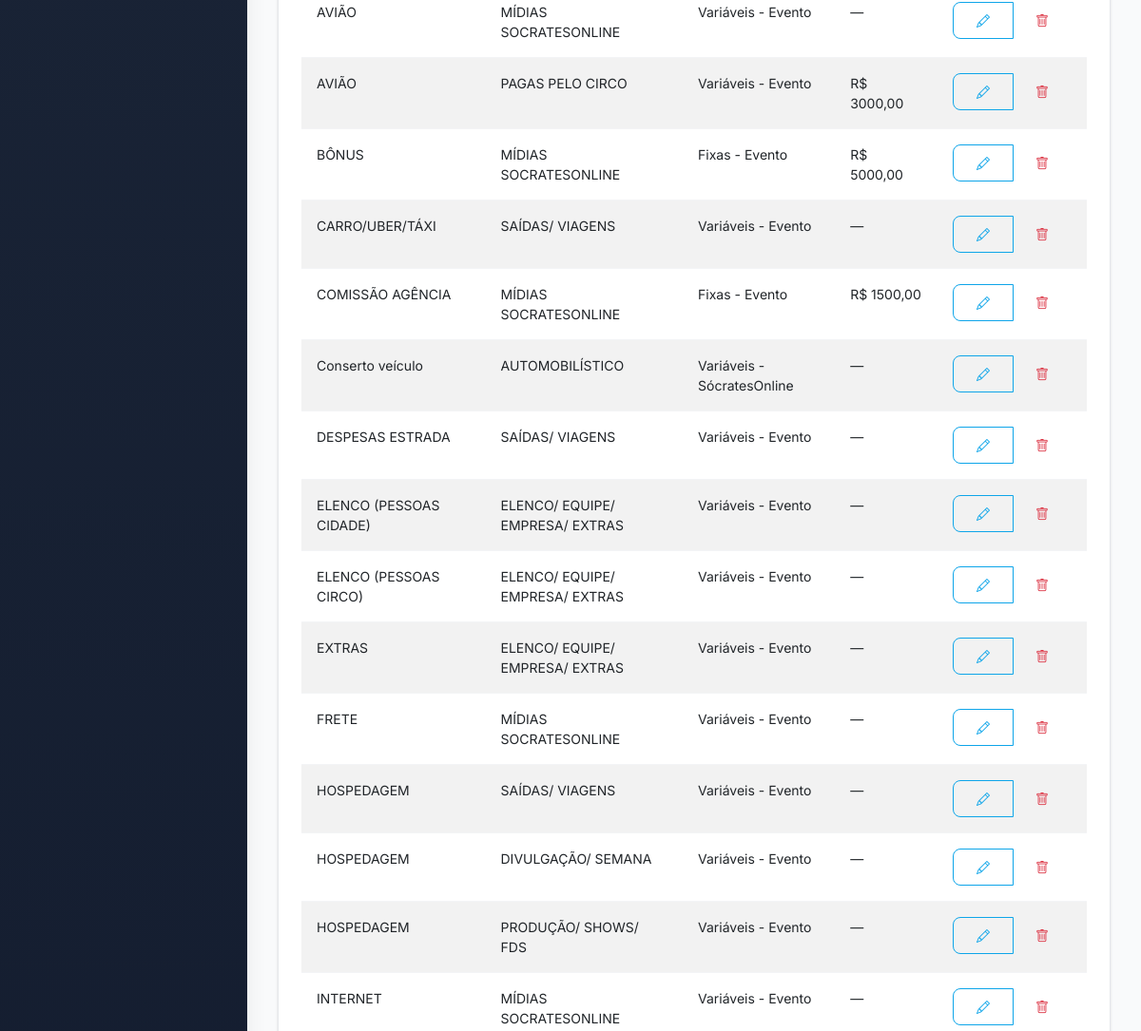
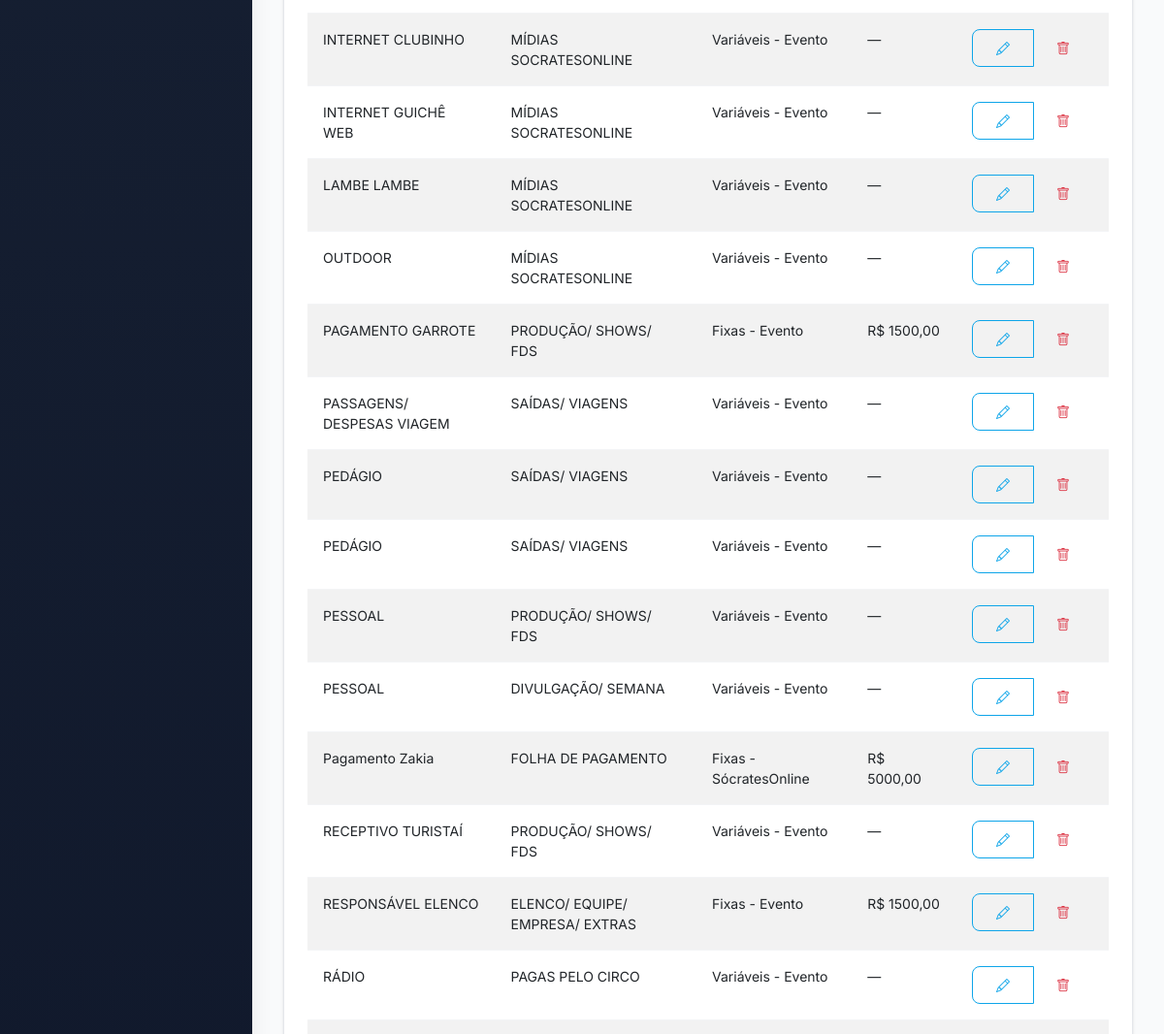
Before: /cadastros/despesas (middle part) with the older database file (2 pictures, top to bottom).
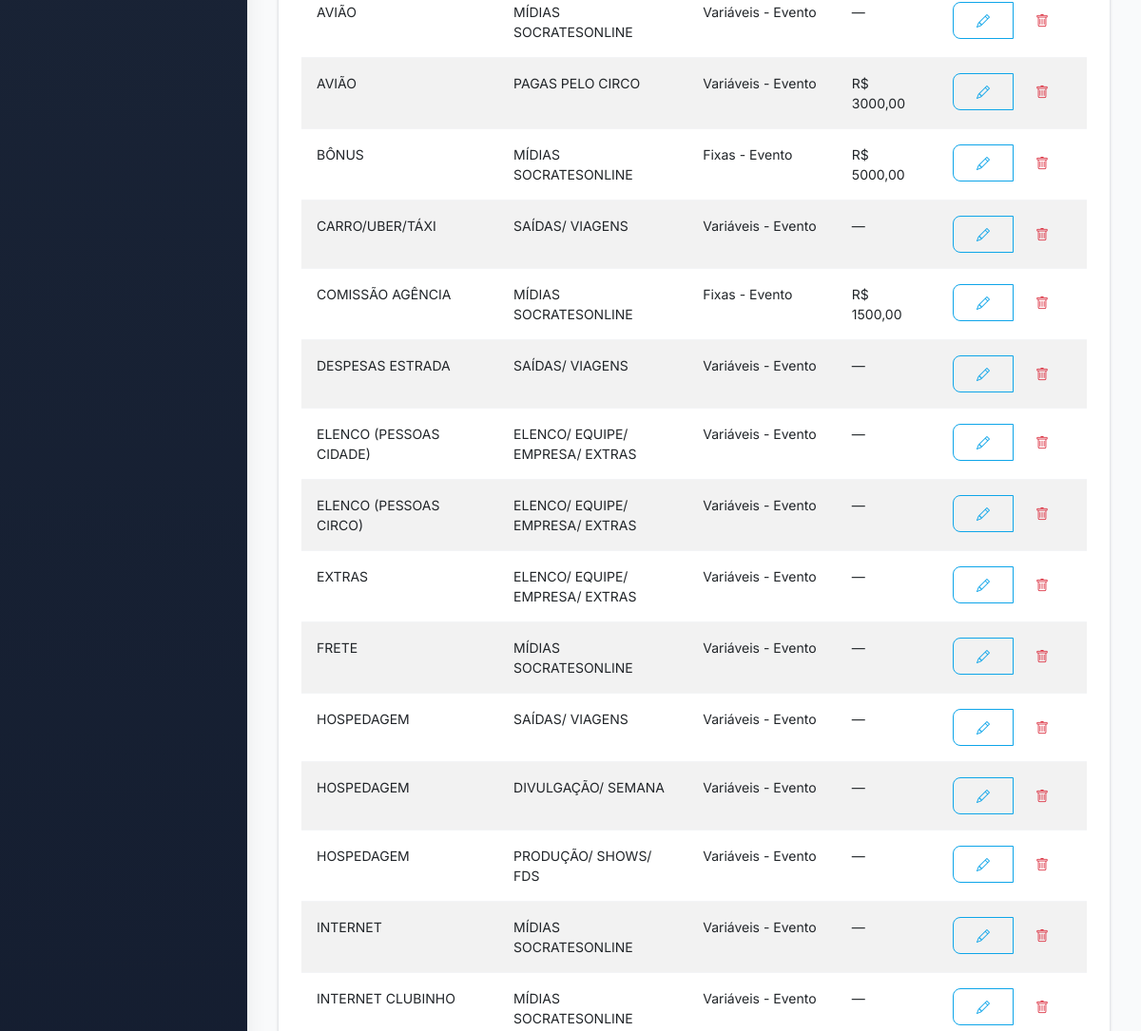
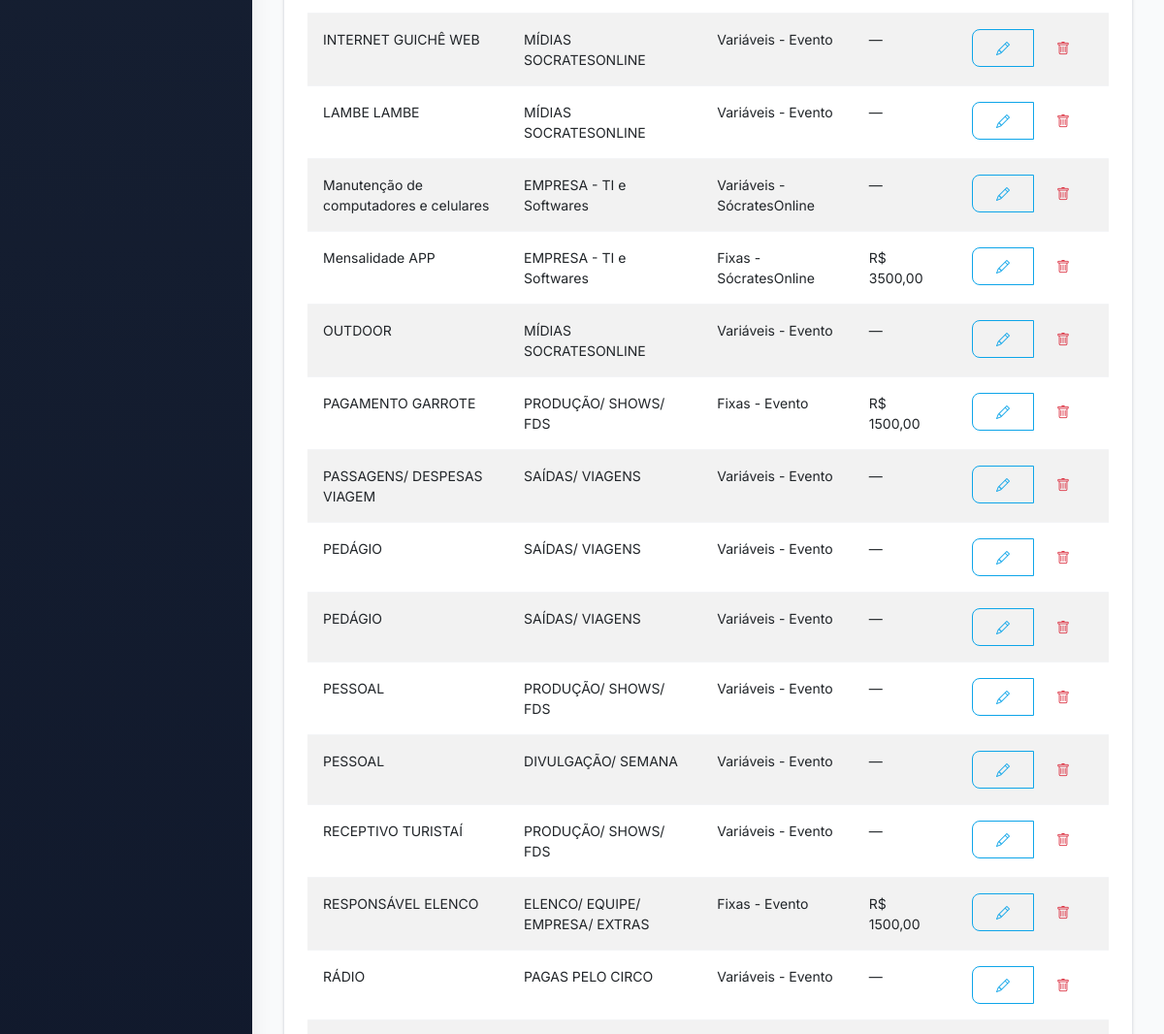
After: the same page with the newer database file (2 pictures, top to bottom).
### models.py (models this page shows, shortened)
class Despesa(db.Model):
    __tablename__ = 'despesa'
    id_despesa = db.Column(db.Integer, primary_key=True)
    nome = db.Column(db.String, nullable=False)
    id_categoria_despesa = db.Column(db.Integer, db.ForeignKey('categoria_despesa.id_categoria_despesa'))
    id_tipo_despesa = db.Column(db.Integer, nullable=False, default=1)  # 1=Fixas-Evento, 2=Variáveis-Evento, 3=Fixas-SócratesOnline, 4=Variáveis-SócratesOnline
    valor_medio_despesa = db.Column(db.Numeric(10, 2))
    despesa_eventos = db.relationship('DespesaEvento', back_populates='despesa')
    @property
    def tipo_nome(self):
        return TIPOS_DESPESA.get(self.id_tipo_despesa, 'Tipo não definido')

class CategoriaDespesa(db.Model):
    __tablename__ = 'categoria_despesa'
    id_categoria_despesa = db.Column(db.Integer, primary_key=True)
    nome = db.Column(db.String, nullable=False)
    despesas = db.relationship('Despesa', backref='categoria')

### app.py (the view, shortened to what this page needs)
@app.route('/cadastros/despesas', methods=['GET', 'POST'])
def cadastrar_despesa():
    categorias_existentes = CategoriaDespesa.query.all()
    if not categorias_existentes:
        flash('Ã‰ necessÃ¡rio cadastrar pelo menos uma categoria de despesa antes de cadastrar despesas.', 'warning')
        return redirect(url_for('cadastrar_categoria_despesa'))
    form = DespesaForm()
    form.id_categoria_despesa.choices = [(c.id_categoria_despesa, c.nome) for c in categorias_existentes]
    despesas = Despesa.query.order_by(Despesa.nome).all()
    return render_template('despesas.html', form=form, despesas=despesas)

### templates/despesas.html (shortened to what this page needs)
{% extends 'base.html' %}
{% block content %}
<div class="card">
    <div class="card-body">
        {% if despesas %}
        <div class="table-responsive">
            <table class="table table-hover table-striped sortable-table" id="despesasTable">
                <tbody>
                    {% for d in despesas %}
                    <tr>
                        <td>{{ d.nome }}</td>
                        <td>{{ d.categoria.nome if d.categoria else '—' }}</td>
                        <td>{{ d.tipo_nome }}</td>
                        <td>
                            {% if d.valor_medio_despesa %}
                                R$ {{ "%.2f"|format(d.valor_medio_despesa)|replace('.', ',') }}
                            {% else %}
                                —
                            {% endif %}
                        </td>
                        <td class="text-center">
                            <div class="btn-group" role="group">
                                <a href="{{ url_for('editar_despesa', id=d.id_despesa) }}" class="btn btn-sm btn-outline-primary" title="Editar">
                                    <i class="bi bi-pencil"></i>
                                </a>
                                <a href="{{ url_for('excluir_despesa', id=d.id_despesa) }}" class="btn btn-sm btn-outline-danger"
                                   onclick="return confirm('Tem certeza que deseja excluir esta despesa?')" title="Excluir">
                                    <i class="bi bi-trash"></i>
                                </a>
                            </div>
                        </td>
                    </tr>
                    {% endfor %}
                </tbody>
            </table>
        </div>
        {% else %}
        <div class="alert alert-info">
            <i class="bi bi-info-circle me-2"></i>Nenhuma despesa cadastrada.
        </div>
        {% endif %}
    </div>
</div>
{% endblock %}

Changed rows visible on the page:
removed Despesa: nome "Conserto veículo", categoria "AUTOMOBILÍSTICO", tipo_nome "Variáveis - SócratesOnline"
removed Despesa: nome "Pagamento Zakia", categoria "FOLHA DE PAGAMENTO", tipo_nome "Fixas - SócratesOnline", valor_medio_despesa "5000,00"
added Despesa: nome "Manutenção de computadores e celulares", categoria "EMPRESA - TI e Softwares", tipo_nome "Variáveis - SócratesOnline"
added Despesa: nome "Mensalidade APP", categoria "EMPRESA - TI e Softwares", tipo_nome "Fixas - SócratesOnline", valor_medio_despesa "3500,00"
